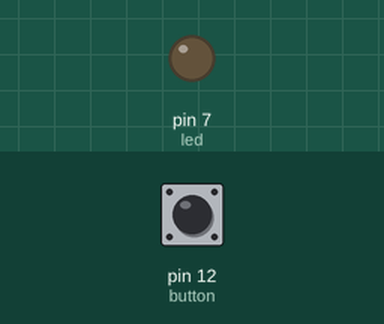
The sketch below on a simulated Arduino Uno, built with avr-gcc and run on an emulated ATmega328P. Parts: output pins drawn as LEDs (lit = HIGH). Inputs (shaded band) come from the test bench; at power-on: pin 12 (button) HIGH.

Above: at 1.2 s.
1.3 s: pin 12 (button) pulled LOW for 3.2 s
At 3.6 s:
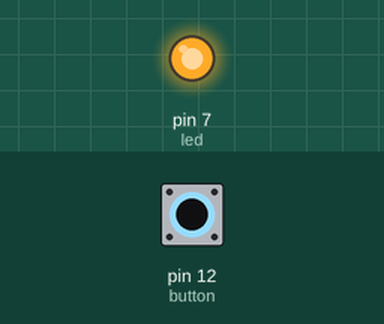
Timing chart, 0 to 5.1 s (numbered marks = the images above; inputs shaded):
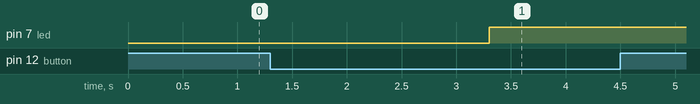

The sketch:

millisinterval.ino
```cpp
int button = 12;
int led=7;
void setup() {
  pinMode(button,INPUT );
  pinMode(led,OUTPUT);
  Serial.begin(9600);
}
int previous=HIGH;
/* 'long' here ensures at least a 32bit system is used*/
unsigned long int press_time, release_time;   //unsigned here means the same as in digital logic...all 3 bits of data is used. Not one bit is used for storing the 'sign magnitude' of the binary digit.
bool updated=false;
bool ledstate=false;
int current;
void loop() {
  // put your main code here, to run repeatedly:
  current=digitalRead(button);
  if(current==LOW && previous==HIGH){
    press_time=millis();
    updated=false;
    Serial.println();
  }
  else if(current== LOW && previous==LOW){
    if(millis()-press_time >= 2000){
      if(updated==false){
        ledstate=!ledstate;
        updated=true;
        digitalWrite(led,ledstate);
      }
    }
  }

  previous=current;
  }
```

Measured:
- after the input at 1.3 s, pin 7 (led): LOW → HIGH after 2.0 s
